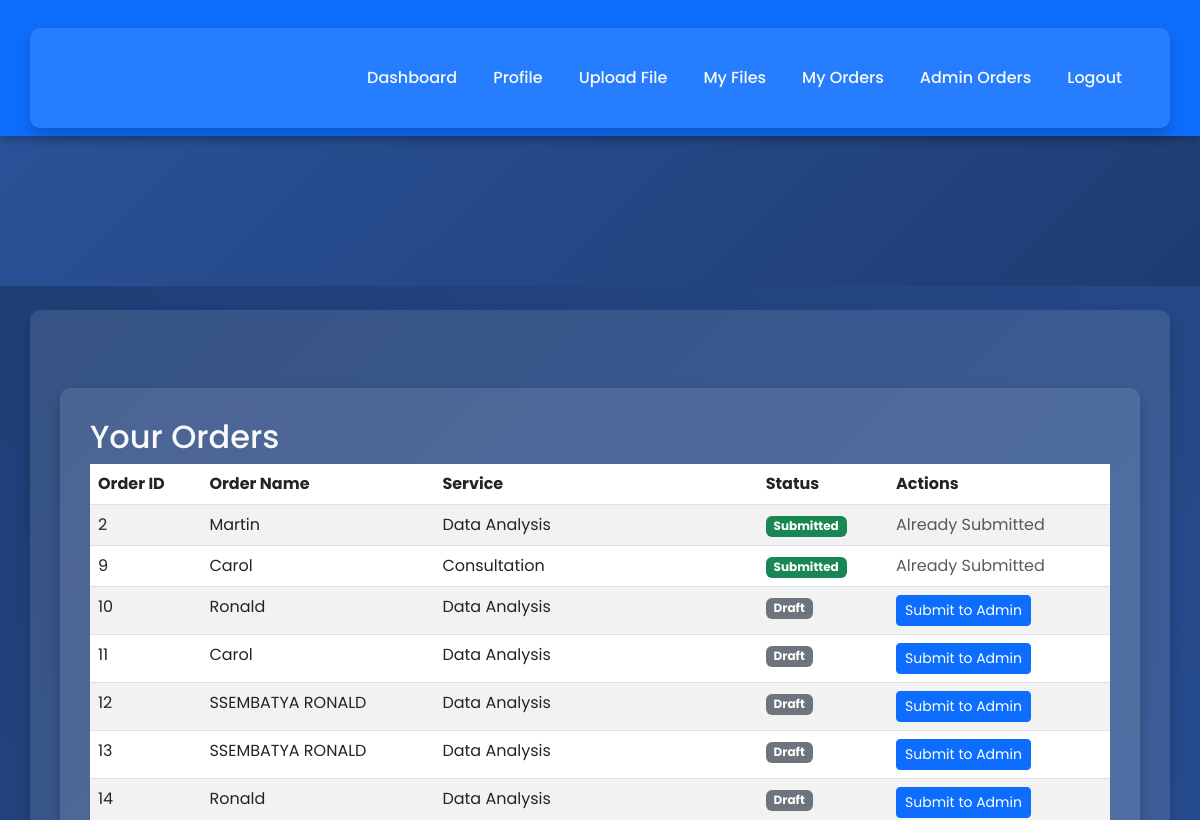
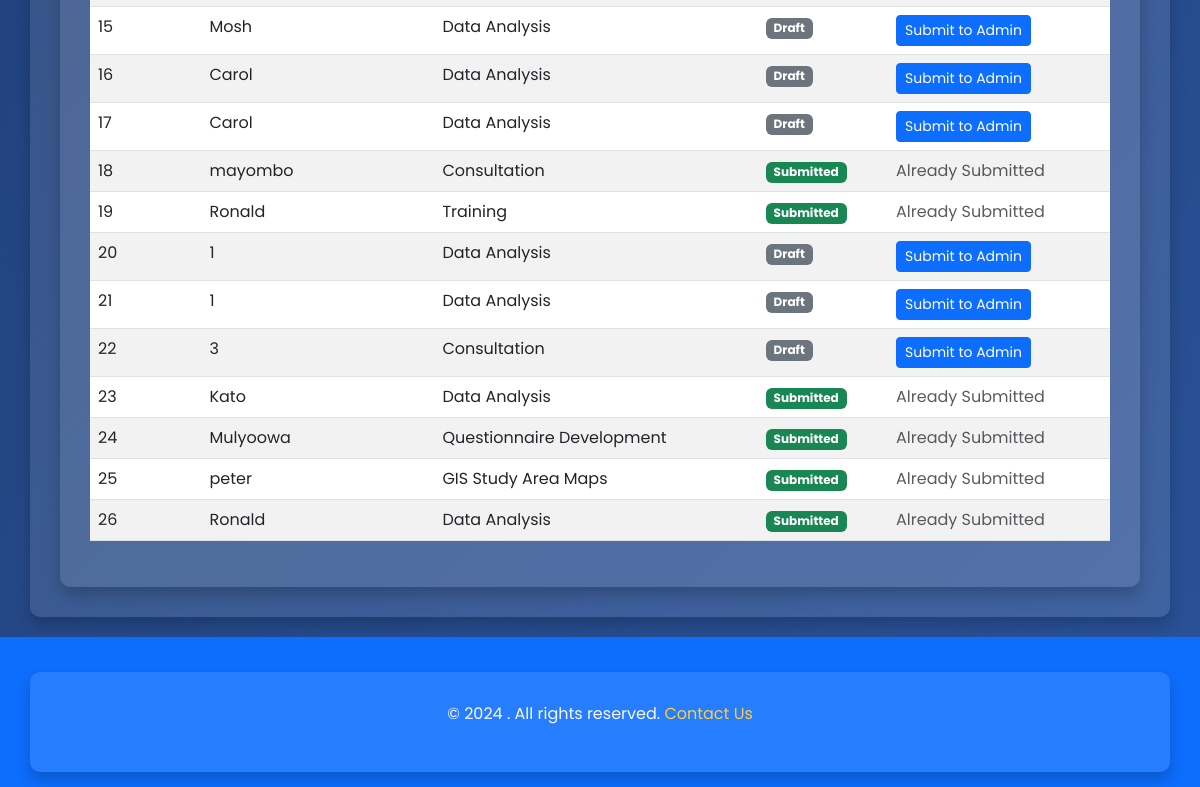
The app's page /user/orders (signed in), older data (2 pictures, top to bottom).
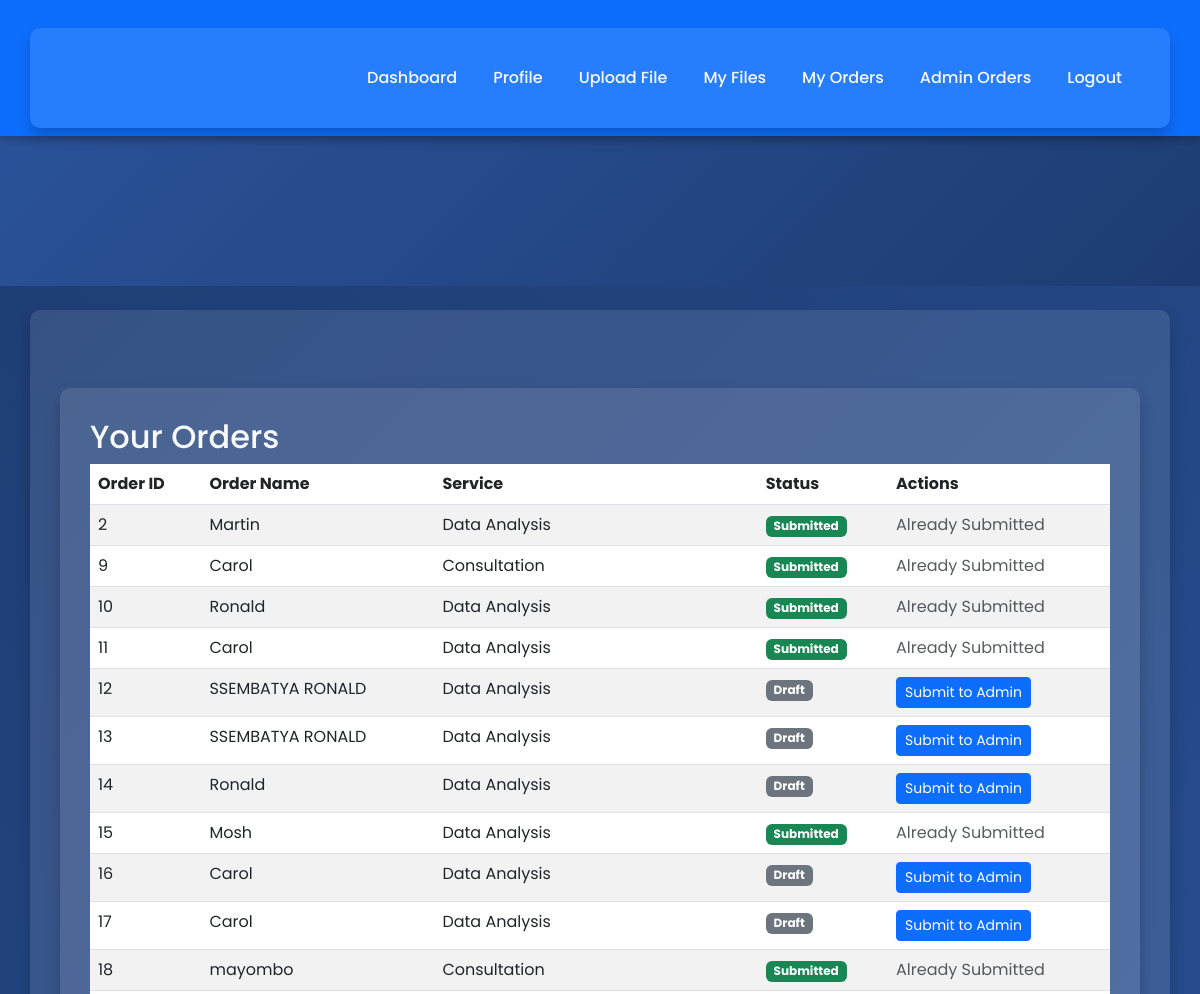
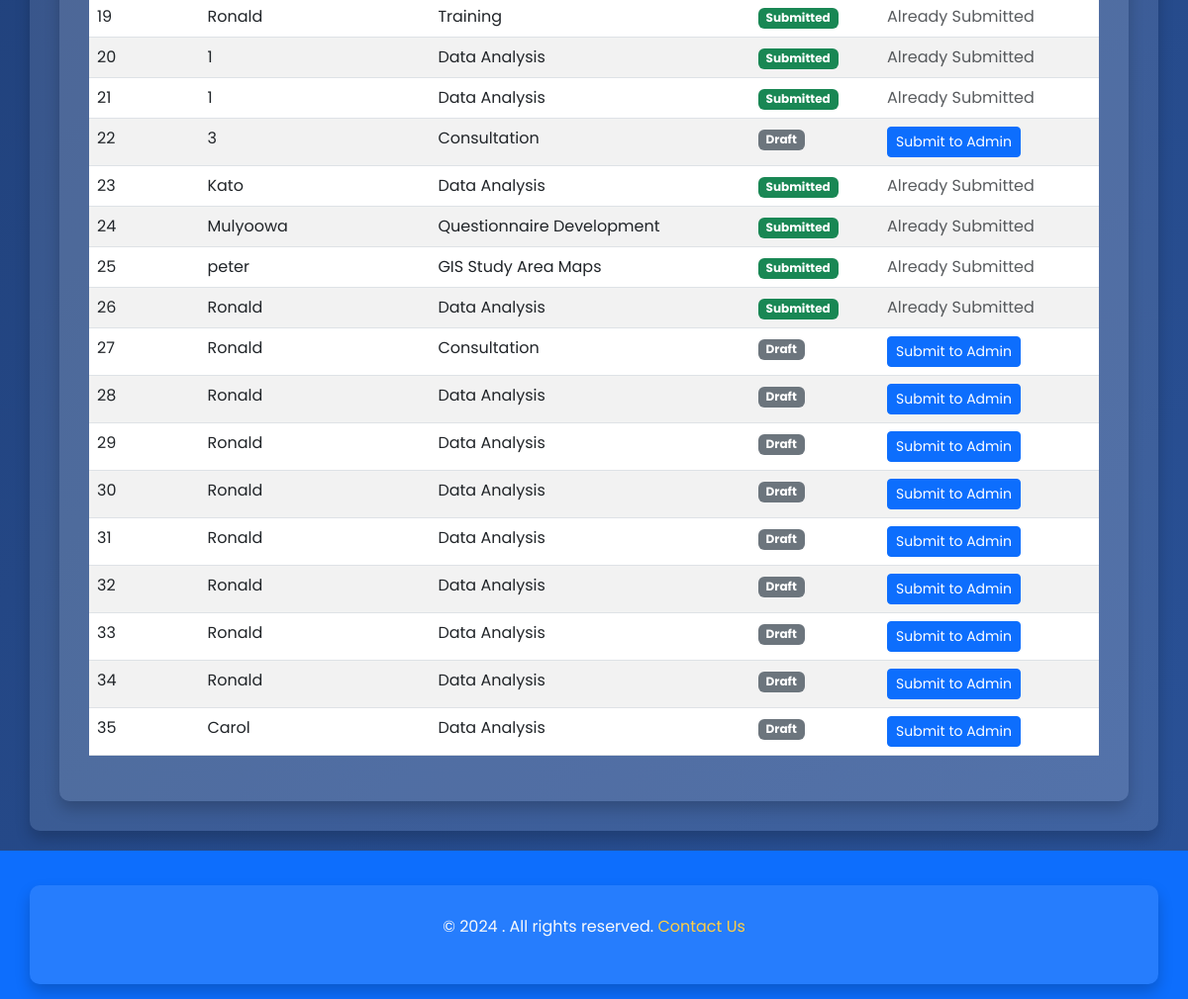
The same page, newer data (2 pictures, top to bottom).
### tables this page shows
CREATE TABLE orders (
            id INTEGER PRIMARY KEY AUTOINCREMENT,
            user_id INTEGER,
            name TEXT,
            service TEXT
        , status TEXT DEFAULT 'draft');

### app.py (the view)
@app.route('/user/orders')
@login_required
def user_orders():
    conn = sqlite3.connect('database.db')
    cursor = conn.cursor()
    cursor.execute("""
        SELECT id, name, service, status
        FROM orders
        WHERE user_id = ?
        ORDER BY id ASC
    """, (current_user.id,))
    orders = cursor.fetchall()
    conn.close()
    print("Fetched Orders:", orders)
    return render_template('user_orders.html', orders=orders)

### app.py (called while the page is built)
@login_manager.user_loader
def load_user(user_id):
    conn = sqlite3.connect('database.db')
    cursor = conn.cursor()
    cursor.execute("SELECT id, username, is_admin FROM users WHERE id = ?", (user_id,))
    user = cursor.fetchone()
    conn.close()
    if user:
        return User(id=user[0], username=user[1], is_admin=user[2])
    return None

### templates/user_orders.html
{% extends "base.html" %}
{% block content %}
<div class="container mt-5">
    <h2>Your Orders</h2>
    {% if orders %}
    <table class="table table-striped">
        <thead>
            <tr>
                <th>Order ID</th>
                <th>Order Name</th>
                <th>Service</th>
                <th>Status</th>
                <th>Actions</th>
            </tr>
        </thead>
        <tbody>
            {% for order in orders %}
            <tr>
                <td>{{ order[0] }}</td>
                <td>{{ order[1] }}</td>
                <td>{{ order[2] }}</td>
                <td>
                    {% if order[3] == 'submitted' %}
                        <span class="badge bg-success">Submitted</span>
                    {% else %}
                        <span class="badge bg-secondary">Draft</span>
                    {% endif %}
                </td>
                <td>
                    {% if order[3] != 'submitted' %}
                    <form action="/submit_order/{{ order[0] }}" method="post" style="display:inline;">
                        <button type="submit" class="btn btn-primary btn-sm">Submit to Admin</button>
                    </form>
                    {% else %}
                    <span class="text-muted">Already Submitted</span>
                    {% endif %}
                </td>
            </tr>
            {% endfor %}
        </tbody>
    </table>
    {% else %}
    <p>No orders found. Start by placing a new order.</p>
    {% endif %}
</div>
{% endblock %}

### templates/base.html (shortened to what this page needs)
<!DOCTYPE html>
<html lang="en">
<head>
    <link href="https://cdn.jsdelivr.net/npm/bootstrap@5.3.0/dist/css/bootstrap.min.css" rel="stylesheet">
</head>
<body>
    <nav class="navbar navbar-expand-lg navbar-dark">
        <div class="container">
            <div class="collapse navbar-collapse" id="navbarNav">
                <ul class="navbar-nav ms-auto">
                    {% if current_user.is_authenticated %}
                        <li class="nav-item"><a class="nav-link" href="/">Dashboard</a></li>
                        <li class="nav-item"><a class="nav-link" href="/profile">Profile</a></li>
                        <li class="nav-item"><a class="nav-link" href="/upload">Upload File</a></li>
                        <li class="nav-item"><a class="nav-link" href="/files">My Files</a></li>
                        <li class="nav-item"><a class="nav-link" href="/user/orders">My Orders</a></li>
                        {% if current_user.is_admin %}
                            <li class="nav-item"><a class="nav-link" href="/admin/orders">Admin Orders</a></li>
                        {% endif %}
                        <li class="nav-item"><a class="nav-link" href="/logout">Logout</a></li>
                    {% else %}
                        <li class="nav-item"><a class="nav-link" href="/login">Login</a></li>
                        <li class="nav-item"><a class="nav-link" href="/register">Register</a></li>
                    {% endif %}
                </ul>
            </div>
        </div>
    </nav>
    <div class="hero-section">
    </div>
    <div class="container mt-4">
        {% block content %}{% endblock %}
    </div>
    <footer>
        <div class="container">
            <p>&copy; 2024 {{ company_name }}. All rights reserved. <a href="/contact">Contact Us</a></p>
        </div>
    </footer>
</body>
</html>

### templates/base.html (style rules this page uses)
body { font-family: 'Poppins', sans-serif; margin: 0; padding: 0; background: linear-gradient(135deg, #1e3c72, #2a5298); color: #f8f9fa; }
.navbar { background-color: #0d6efd; color: #fff; box-shadow: 0 4px 8px rgba(0, 0, 0, 0.2); }
.navbar-nav .nav-link { color: #f8f9fa !important; margin: 0 10px; font-weight: 500; }
.hero-section { text-align: center; padding: 60px 20px; background: linear-gradient(135deg, #2a5298, #1e3c72); color: #ffffff; text-shadow: 1px 1px 5px rgba(0, 0, 0, 0.8); }
.container { background: rgba(255, 255, 255, 0.1); color: #f8f9fa; border-radius: 10px; padding: 30px; box-shadow: 0 8px 15px rgba(0, 0, 0, 0.2); margin-top: 20px; }
footer { background-color: #0d6efd; color: #ffffff; text-align: center; padding: 15px 0; margin-top: 20px; }
footer a { color: #ffce45; text-decoration: none; }

Row changes from the older to the newer data that the page shows:
changed orders id 10: status "Draft Submit to Admin" → "Submitted Already Submitted"
changed orders id 11: status "Draft Submit to Admin" → "Submitted Already Submitted"
changed orders "Mosh": status "Draft Submit to Admin" → "Submitted Already Submitted"
changed orders id 20: status "Draft Submit to Admin" → "Submitted Already Submitted"
changed orders id 21: status "Draft Submit to Admin" → "Submitted Already Submitted"
added orders: id "27", name "Ronald", service "Consultation", status "Draft"
added orders: id "28", name "Ronald", service "Data Analysis", status "Draft"
added orders: id "29", name "Ronald", service "Data Analysis", status "Draft"
added orders: id "30", name "Ronald", service "Data Analysis", status "Draft"
added orders: id "31", name "Ronald", service "Data Analysis", status "Draft"
added orders: id "32", name "Ronald", service "Data Analysis", status "Draft"
added orders: id "33", name "Ronald", service "Data Analysis", status "Draft"
added orders: id "34", name "Ronald", service "Data Analysis", status "Draft"
added orders: id "35", name "Carol", service "Data Analysis", status "Draft"
